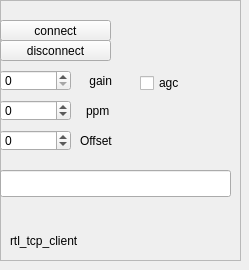
<?xml version="1.0" encoding="UTF-8"?>
<ui version="4.0">
 <class>rtl_tcp_widget</class>
 <widget class="QWidget" name="rtl_tcp_widget">
  <property name="geometry">
   <rect>
    <x>0</x>
    <y>0</y>
    <width>249</width>
    <height>270</height>
   </rect>
  </property>
  <property name="windowTitle">
   <string>Form</string>
  </property>
  <widget class="QFrame" name="frame">
   <property name="geometry">
    <rect>
     <x>0</x>
     <y>0</y>
     <width>241</width>
     <height>261</height>
    </rect>
   </property>
   <property name="frameShape">
    <enum>QFrame::StyledPanel</enum>
   </property>
   <property name="frameShadow">
    <enum>QFrame::Raised</enum>
   </property>
   <widget class="QLabel" name="label">
    <property name="geometry">
     <rect>
      <x>10</x>
      <y>230</y>
      <width>111</width>
      <height>21</height>
     </rect>
    </property>
    <property name="text">
     <string>rtl_tcp_client</string>
    </property>
   </widget>
   <widget class="QLabel" name="state">
    <property name="geometry">
     <rect>
      <x>0</x>
      <y>200</y>
      <width>131</width>
      <height>21</height>
     </rect>
    </property>
    <property name="text">
     <string/>
    </property>
   </widget>
   <widget class="QPushButton" name="tcp_connect">
    <property name="geometry">
     <rect>
      <x>0</x>
      <y>20</y>
      <width>111</width>
      <height>21</height>
     </rect>
    </property>
    <property name="text">
     <string>connect</string>
    </property>
   </widget>
   <widget class="QPushButton" name="tcp_disconnect">
    <property name="geometry">
     <rect>
      <x>0</x>
      <y>40</y>
      <width>111</width>
      <height>21</height>
     </rect>
    </property>
    <property name="text">
     <string>disconnect</string>
    </property>
   </widget>
   <widget class="QLabel" name="connectedLabel">
    <property name="geometry">
     <rect>
      <x>10</x>
      <y>200</y>
      <width>121</width>
      <height>20</height>
     </rect>
    </property>
    <property name="text">
     <string/>
    </property>
   </widget>
   <widget class="QSpinBox" name="tcp_gain">
    <property name="geometry">
     <rect>
      <x>0</x>
      <y>70</y>
      <width>71</width>
      <height>21</height>
     </rect>
    </property>
    <property name="maximum">
     <number>999</number>
    </property>
   </widget>
   <widget class="QSpinBox" name="tcp_ppm">
    <property name="geometry">
     <rect>
      <x>0</x>
      <y>100</y>
      <width>71</width>
      <height>21</height>
     </rect>
    </property>
    <property name="minimum">
     <number>-100</number>
    </property>
   </widget>
   <widget class="QLabel" name="label_2">
    <property name="geometry">
     <rect>
      <x>86</x>
      <y>70</y>
      <width>51</width>
      <height>21</height>
     </rect>
    </property>
    <property name="text">
     <string> gain</string>
    </property>
   </widget>
   <widget class="QLabel" name="label_3">
    <property name="geometry">
     <rect>
      <x>86</x>
      <y>100</y>
      <width>61</width>
      <height>21</height>
     </rect>
    </property>
    <property name="text">
     <string>ppm</string>
    </property>
   </widget>
   <widget class="QSpinBox" name="khzOffset">
    <property name="geometry">
     <rect>
      <x>0</x>
      <y>130</y>
      <width>71</width>
      <height>21</height>
     </rect>
    </property>
    <property name="minimum">
     <number>-100</number>
    </property>
   </widget>
   <widget class="QLabel" name="label_4">
    <property name="geometry">
     <rect>
      <x>80</x>
      <y>130</y>
      <width>51</width>
      <height>21</height>
     </rect>
    </property>
    <property name="text">
     <string>Offset</string>
    </property>
   </widget>
   <widget class="QLineEdit" name="hostLineEdit">
    <property name="geometry">
     <rect>
      <x>0</x>
      <y>170</y>
      <width>231</width>
      <height>27</height>
     </rect>
    </property>
   </widget>
   <widget class="QCheckBox" name="checkAgc">
    <property name="geometry">
     <rect>
      <x>140</x>
      <y>70</y>
      <width>51</width>
      <height>26</height>
     </rect>
    </property>
    <property name="text">
     <string>agc</string>
    </property>
    <property name="checked">
     <bool>false</bool>
    </property>
   </widget>
  </widget>
 </widget>
 <resources/>
 <connections/>
</ui>
